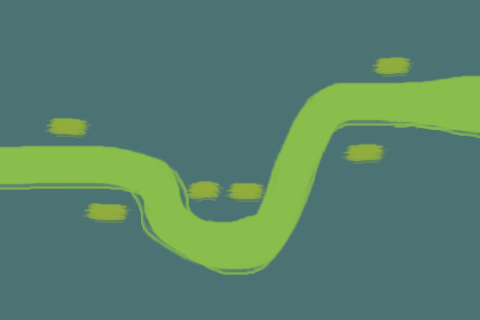

Tiled map render using the project's own tile images. Description and the map definition, with tile-layer contents summarised, below:
An orthogonal 1x1 tile map with 480x320 px tiles, 1 tile layer (块层 1) and 17 objects (way_point_0, way_point_1, way_point_2, way_point_3, way_point_4, ...).

<map version="1.0" orientation="orthogonal" width="1" height="1" tilewidth="480" tileheight="320">
 <tileset firstgid="1" name="test_map" tilewidth="480" tileheight="320">
  <image source="test_map.png" width="480" height="320" />
 </tileset>
 <layer name="块层 1" width="1" height="1">
  <data>[1 cells, 1 non-empty, 1 distinct tile ids]</data>
 </layer>
 <objectgroup name="WayPoint" width="1" height="1" visible="0">
  <object name="way_point_0" x="493" y="86">
   <properties>
    <property name="sequence" value="0" />
   </properties>
  </object>
  <object name="way_point_1" x="376" y="92">
   <properties>
    <property name="sequence" value="1" />
   </properties>
  </object>
  <object name="way_point_2" x="305" y="115">
   <properties>
    <property name="sequence" value="2" />
   </properties>
  </object>
  <object name="way_point_3" x="275" y="188">
   <properties>
    <property name="sequence" value="3" />
   </properties>
  </object>
  <object name="way_point_4" x="247" y="231">
   <properties>
    <property name="sequence" value="4" />
   </properties>
  </object>
  <object name="way_point_5" x="197" y="232">
   <properties>
    <property name="sequence" value="5" />
   </properties>
  </object>
  <object name="way_point_6" x="168" y="194">
   <properties>
    <property name="sequence" value="6" />
   </properties>
  </object>
  <object name="way_point_7" x="138" y="157">
   <properties>
    <property name="sequence" value="7" />
   </properties>
  </object>
  <object name="way_point_8" x="49" y="152">
   <properties>
    <property name="sequence" value="8" />
   </properties>
  </object>
  <object name="way_point_9" x="-19" y="154">
   <properties>
    <property name="sequence" value="9" />
   </properties>
  </object>
 </objectgroup>
 <objectgroup name="TowerSlot" width="1" height="1" visible="0">
  <object name="tower_slot_0" x="394" y="64" />
  <object name="tower_slot_1" x="363" y="152" />
  <object name="tower_slot_2" x="245" y="192" />
  <object name="tower_slot_3" x="203" y="190" />
  <object name="tower_slot_4" x="106" y="211" />
  <object name="tower_slot_5" x="68" y="128" />
 </objectgroup>
 <objectgroup name="SpawnPoint" width="1" height="1">
  <object name="spawn_point_0" x="502" y="93" />
 </objectgroup>
</map>
